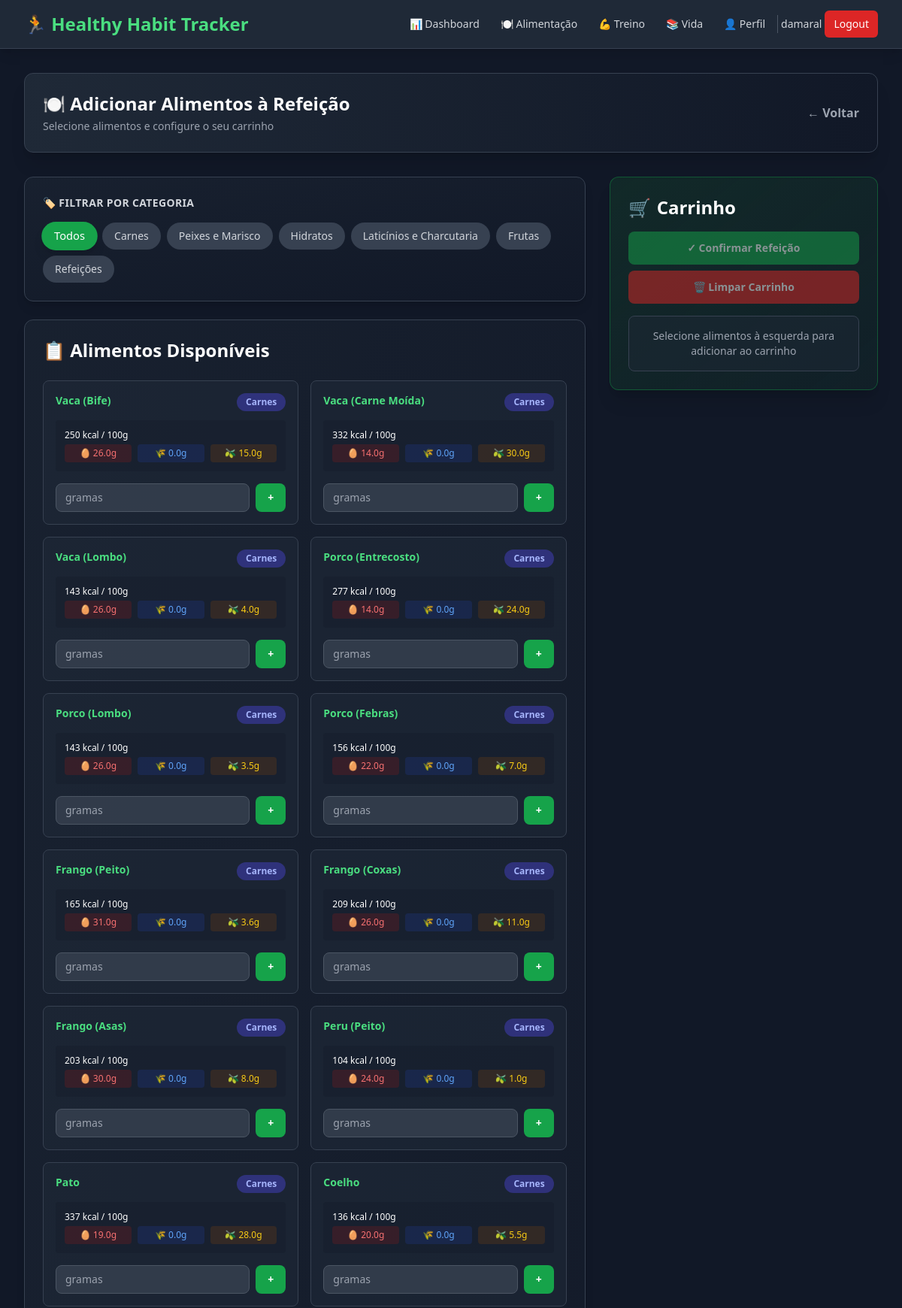
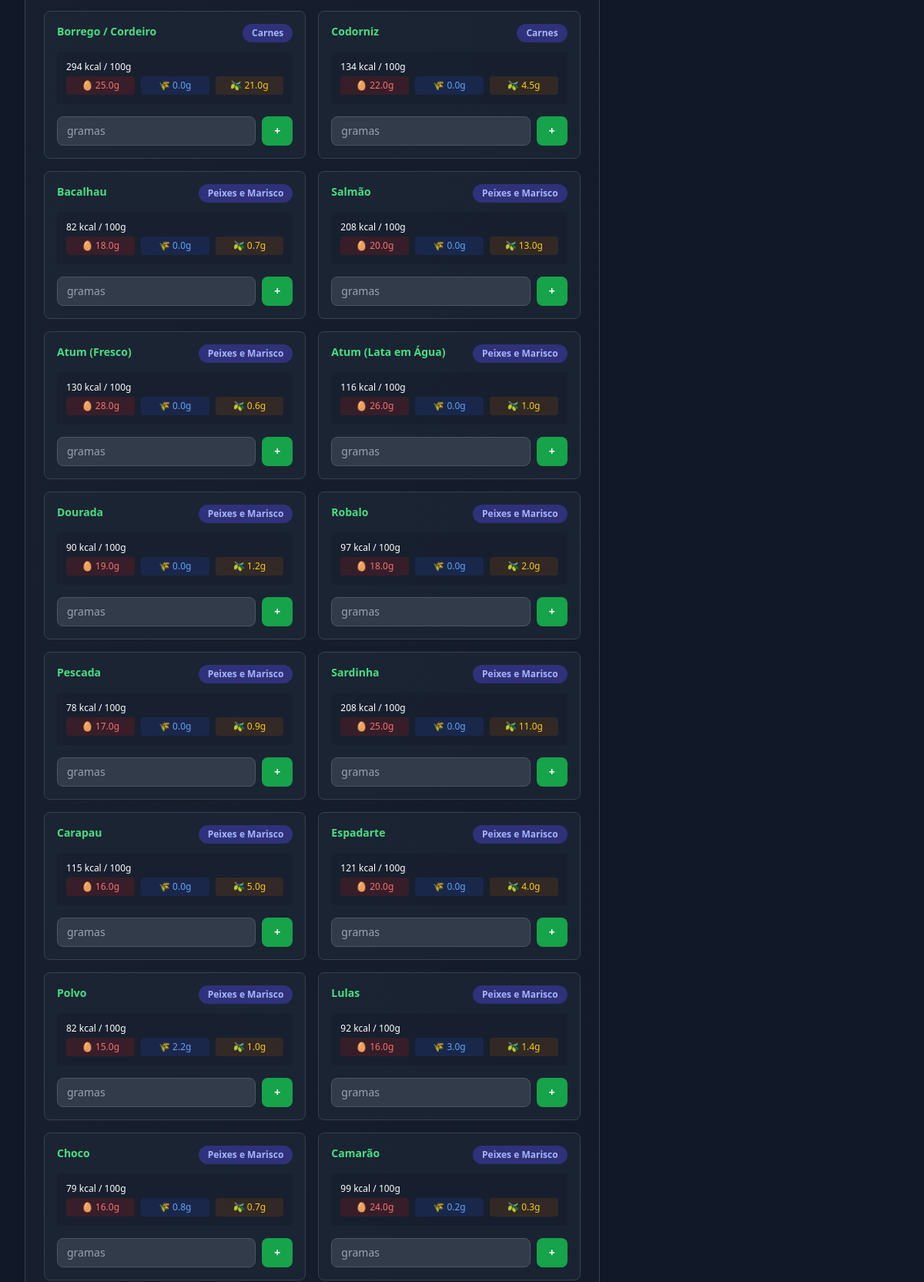
The page /adicionar_alimento (signed in, upper part) on the database its author committed (2 pictures, top to bottom).
### models.py (models this page shows)
class User(db.Model, UserMixin):
    id = db.Column(db.Integer, primary_key=True)
    username = db.Column(db.String(80), unique=True, nullable=False)
    password_hash = db.Column(db.String(128), nullable=False)
    goal_calories = db.Column(db.Integer, default=2000)
    goal_water = db.Column(db.Float, default=2.0)
    goal_weight = db.Column(db.Float, default=70.0)
    goal_workout_time = db.Column(db.Integer, default=30) # minutos por dia
    goal_workout_days = db.Column(db.Integer, default=3) # dias por semana
    goal_sleep_hours = db.Column(db.Float, default=8.0) # horas por noite
    goal_reading_pages = db.Column(db.Integer, default=20) # páginas por dia
    logs = db.relationship('DailyLog', backref='user', lazy=True)
    training_plans = db.relationship('TrainingPlan', backref='user', lazy=True)

class FoodItem(db.Model):
    id = db.Column(db.Integer, primary_key=True)
    name = db.Column(db.String(100), unique=True, nullable=False)
    calories_per_100g = db.Column(db.Integer, nullable=False)
    protein_per_100g = db.Column(db.Float, default=0.0)
    carbs_per_100g = db.Column(db.Float, default=0.0)
    fats_per_100g = db.Column(db.Float, default=0.0)
    category = db.Column(db.String(50)) # Carnes, Peixes, Hidratos, Legumes, Laticínios, Bebidas

### app.py (the view, shortened to what this page needs)
@app.route('/adicionar_alimento', methods=['GET', 'POST'])
@login_required
def adicionar_alimento():
    category_filter = request.args.get('category')
    if category_filter:
        food_items = FoodItem.query.filter_by(category=category_filter).all()
    else:
        food_items = FoodItem.query.all()
    categories = db.session.query(FoodItem.category).distinct().all()
    categories = [c[0] for c in categories if c[0]]
    log_today = get_or_create_log(current_user.id)
    if 'food_cart' not in session:
        session['food_cart'] = []
    cart_totals = {
        'calories': sum(item['calories'] for item in session['food_cart']),
        'protein': round(sum(item['protein'] for item in session['food_cart']), 1),
        'carbs': round(sum(item['carbs'] for item in session['food_cart']), 1),
        'fats': round(sum(item['fats'] for item in session['food_cart']), 1)
    }
    return render_template('adicionar_alimento.html',
                         food_items=food_items,
                         categories=categories,
                         current_category=category_filter,
                         food_cart=session['food_cart'],
                         cart_totals=cart_totals)

### app.py (called while the page is built)
@login_manager.user_loader
def load_user(user_id):
    return User.query.get(int(user_id))

def get_or_create_log(user_id, date=None):
    if date is None:
        date = datetime.utcnow().date()
    log = DailyLog.query.filter_by(user_id=user_id, date=date).first()
    if not log:
        log = DailyLog(user_id=user_id, date=date)
        db.session.add(log)
        db.session.commit()
    return log

### templates/adicionar_alimento.html (shortened to what this page needs)
{% extends "base.html" %}
{% block content %}
<div class="space-y-8">
    <div class="flex flex-col sm:flex-row justify-between items-center bg-gradient-to-r from-gray-800 to-gray-900 p-6 rounded-xl shadow-xl border border-gray-700 gap-4">
        <div>
            <h2 class="text-2xl font-bold text-white">🍽️ Adicionar Alimentos à Refeição</h2>
            <p class="text-gray-400 text-sm mt-1">Selecione alimentos e configure o seu carrinho</p>
        </div>
        <a href="{{ url_for('alimentacao') }}" class="text-gray-400 hover:text-white transition-colors font-semibold">← Voltar</a>
    </div>
    <div class="grid grid-cols-1 lg:grid-cols-3 gap-8">
        <div class="lg:col-span-2 space-y-6">
            <div class="bg-gradient-to-br from-gray-800/50 to-gray-900/30 border border-gray-700 p-6 rounded-xl shadow-lg">
                <h3 class="text-sm font-bold text-gray-300 mb-4 uppercase tracking-wide">🏷️ Filtrar por Categoria</h3>
                <div class="flex flex-wrap gap-2">
                    <a href="{{ url_for('adicionar_alimento') }}" class="px-4 py-2 rounded-full text-sm font-medium transition-all {% if not current_category %}bg-green-600 text-white shadow-lg scale-105{% else %}bg-gray-700 text-gray-300 hover:bg-gray-600{% endif %}">Todos</a>
                    {% for cat in categories %}
                    <a href="{{ url_for('adicionar_alimento', category=cat) }}" class="px-4 py-2 rounded-full text-sm font-medium transition-all {% if current_category == cat %}bg-green-600 text-white shadow-lg scale-105{% else %}bg-gray-700 text-gray-300 hover:bg-gray-600{% endif %}">{{ cat }}</a>
                    {% endfor %}
                </div>
            </div>
            <div class="bg-gradient-to-br from-gray-800/50 to-gray-900/30 border border-gray-700 p-6 rounded-xl shadow-lg">
                <h3 class="text-2xl font-bold text-white mb-6">📋 Alimentos Disponíveis</h3>
                <div class="grid grid-cols-1 md:grid-cols-2 gap-4">
                    {% for food in food_items %}
                    <div class="bg-gray-800/60 p-4 rounded-lg border border-gray-700 hover:border-green-600/50 hover:shadow-lg transition-all group">
                        <div class="flex justify-between items-start mb-3">
                            <h4 class="text-sm font-bold text-green-400 group-hover:text-green-300">{{ food.name }}</h4>
                            <span class="text-xs font-semibold bg-indigo-600/40 text-indigo-300 px-3 py-1 rounded-full">{{ food.category }}</span>
                        </div>
                        <div class="text-xs text-gray-400 mb-4 space-y-1 bg-gray-900/30 p-3 rounded">
                            <p class="font-medium text-white">{{ food.calories_per_100g }} kcal / 100g</p>
                            <div class="grid grid-cols-3 gap-2 text-xs mt-2">
                                <div class="flex items-center justify-center bg-red-900/30 py-1 rounded">
                                    <span class="text-red-400">🥚 {{ food.protein_per_100g }}g</span>
                                </div>
                                <div class="flex items-center justify-center bg-blue-900/30 py-1 rounded">
                                    <span class="text-blue-400">🌾 {{ food.carbs_per_100g }}g</span>
                                </div>
                                <div class="flex items-center justify-center bg-yellow-900/30 py-1 rounded">
                                    <span class="text-yellow-400">🫒 {{ food.fats_per_100g }}g</span>
                                </div>
                            </div>
                        </div>
                        <form method="POST" class="flex gap-2 mt-auto">
                            <input type="number" name="grams" step="0.1" required class="flex-1 px-3 py-2 bg-gray-700/80 border border-gray-600 rounded-lg text-white text-sm focus:outline-none focus:ring-2 focus:ring-green-500" placeholder="gramas">
                            <button type="submit" class="bg-green-600 hover:bg-green-700 text-white px-4 py-2 rounded-lg text-sm font-semibold transition-colors">+</button>
                        </form>
                    </div>
                    {% endfor %}
                </div>
            </div>
        </div>
        <div class="lg:col-span-1">
            <div class="bg-gradient-to-br from-green-900/30 to-green-800/10 border border-green-600/40 p-6 rounded-xl shadow-xl sticky top-20 space-y-4">
                <h3 class="text-2xl font-bold text-white flex items-center">
                    <span class="text-2xl mr-2">🛒</span> Carrinho
                </h3>
                <form method="POST" class="space-y-2">
                    {% if food_cart %}
                    <button type="submit" name="action" value="confirm_meal" class="w-full bg-gradient-to-r from-green-600 to-green-700 hover:from-green-700 hover:to-green-800 text-white px-4 py-3 rounded-lg font-semibold transition-all transform hover:scale-105 shadow-lg text-sm">
                        ✓ Confirmar Refeição
                    </button>
                    <button type="submit" name="action" value="clear_cart" class="w-full bg-gradient-to-r from-red-600 to-red-700 hover:from-red-700 hover:to-red-800 text-white px-4 py-3 rounded-lg font-semibold transition-all transform hover:scale-105 shadow-lg text-sm">
                        🗑️ Limpar Carrinho
                    </button>
                    {% else %}
                    <button type="submit" name="action" value="confirm_meal" class="w-full bg-green-600 text-white px-4 py-3 rounded-lg font-semibold text-sm opacity-50 cursor-not-allowed" disabled>
                        ✓ Confirmar Refeição
                    </button>
                    <button type="submit" name="action" value="clear_cart" class="w-full bg-red-600 text-white px-4 py-3 rounded-lg font-semibold text-sm opacity-50 cursor-not-allowed" disabled>
                        🗑️ Limpar Carrinho
                    </button>
                    {% endif %}
                </form>
                {% if not food_cart %}
                <div class="bg-gray-800/50 p-4 rounded-lg border border-gray-700 text-center">
                    <p class="text-sm text-gray-400">Selecione alimentos à esquerda para adicionar ao carrinho</p>
                </div>
                {% endif %}
            </div>
        </div>
    </div>
</div>
{% endblock %}

### templates/base.html (shortened to what this page needs)
<!DOCTYPE html>
<html lang="pt">
<head>
    <script src="https://cdn.tailwindcss.com"></script>
</head>
<body class="bg-gray-900 text-gray-100">
    <nav class="bg-gray-800 border-b border-gray-700 shadow-lg">
        <div class="max-w-7xl mx-auto px-4 sm:px-6 lg:px-8">
            <div class="flex justify-between h-16">
                <div class="flex items-center">
                    <h1 class="text-xl sm:text-2xl font-bold text-green-400">🏃 Healthy Habit Tracker</h1>
                </div>
                {% if current_user.is_authenticated %}
                <div class="hidden md:flex items-center space-x-1">
                    <a href="{{ url_for('dashboard') }}" class="{% if request.endpoint == 'dashboard' %}bg-gray-700 text-green-400{% else %}text-gray-300 hover:bg-gray-700 hover:text-white{% endif %} px-3 py-2 rounded-md text-sm font-medium transition-colors">📊 Dashboard</a>
                    <a href="{{ url_for('alimentacao') }}" class="{% if request.endpoint == 'alimentacao' %}bg-gray-700 text-green-400{% else %}text-gray-300 hover:bg-gray-700 hover:text-white{% endif %} px-3 py-2 rounded-md text-sm font-medium transition-colors">🍽️ Alimentação</a>
                    <a href="{{ url_for('treino') }}" class="{% if request.endpoint == 'treino' %}bg-gray-700 text-green-400{% else %}text-gray-300 hover:bg-gray-700 hover:text-white{% endif %} px-3 py-2 rounded-md text-sm font-medium transition-colors">💪 Treino</a>
                    <a href="{{ url_for('vida') }}" class="{% if request.endpoint == 'vida' %}bg-gray-700 text-green-400{% else %}text-gray-300 hover:bg-gray-700 hover:text-white{% endif %} px-3 py-2 rounded-md text-sm font-medium transition-colors">📚 Vida</a>
                    <a href="{{ url_for('perfil') }}" class="{% if request.endpoint == 'perfil' %}bg-gray-700 text-green-400{% else %}text-gray-300 hover:bg-gray-700 hover:text-white{% endif %} px-3 py-2 rounded-md text-sm font-medium transition-colors">👤 Perfil</a>
                    <span class="text-gray-300 text-sm mr-4">{{ current_user.username }}</span>
                    <a href="{{ url_for('logout') }}" class="bg-red-600 hover:bg-red-700 text-white px-3 py-2 rounded-md text-sm font-medium transition-colors">Logout</a>
                </div>
                {% endif %}
            </div>
        </div>
    </nav>
    <div class="max-w-7xl mx-auto px-4 sm:px-6 lg:px-8 py-8">
        {% block content %}{% endblock %}
    </div>
</body>
</html>

### rows shown on the page
User: username "damaral"
FoodItem: name "Vaca (Bife)", category "Carnes", calories_per_100g "250", protein_per_100g "26.0", carbs_per_100g "0.0", fats_per_100g "15.0"
FoodItem: name "Vaca (Carne Moída)", category "Carnes", calories_per_100g "332", protein_per_100g "14.0", carbs_per_100g "0.0", fats_per_100g "30.0"
FoodItem: name "Vaca (Lombo)", category "Carnes", calories_per_100g "143", protein_per_100g "26.0", carbs_per_100g "0.0", fats_per_100g "4.0"
FoodItem: name "Porco (Entrecosto)", category "Carnes", calories_per_100g "277", protein_per_100g "14.0", carbs_per_100g "0.0", fats_per_100g "24.0"
FoodItem: name "Porco (Lombo)", category "Carnes", calories_per_100g "143", protein_per_100g "26.0", carbs_per_100g "0.0", fats_per_100g "3.5"
FoodItem: name "Porco (Febras)", category "Carnes", calories_per_100g "156", protein_per_100g "22.0", carbs_per_100g "0.0", fats_per_100g "7.0"
FoodItem: name "Frango (Peito)", category "Carnes", calories_per_100g "165", protein_per_100g "31.0", carbs_per_100g "0.0", fats_per_100g "3.6"
FoodItem: name "Frango (Coxas)", category "Carnes", calories_per_100g "209", protein_per_100g "26.0", carbs_per_100g "0.0", fats_per_100g "11.0"
FoodItem: name "Frango (Asas)", category "Carnes", calories_per_100g "203", protein_per_100g "30.0", carbs_per_100g "0.0", fats_per_100g "8.0"
FoodItem: name "Peru (Peito)", category "Carnes", calories_per_100g "104", protein_per_100g "24.0", carbs_per_100g "0.0", fats_per_100g "1.0"
FoodItem: name "Pato", category "Carnes", calories_per_100g "337", protein_per_100g "19.0", carbs_per_100g "0.0", fats_per_100g "28.0"
FoodItem: name "Coelho", category "Carnes", calories_per_100g "136", protein_per_100g "20.0", carbs_per_100g "0.0", fats_per_100g "5.5"
FoodItem: name "Borrego / Cordeiro", category "Carnes", calories_per_100g "294", protein_per_100g "25.0", carbs_per_100g "0.0", fats_per_100g "21.0"
FoodItem: name "Codorniz", category "Carnes", calories_per_100g "134", protein_per_100g "22.0", carbs_per_100g "0.0", fats_per_100g "4.5"
FoodItem: name "Bacalhau", category "Peixes e Marisco", calories_per_100g "82", protein_per_100g "18.0", carbs_per_100g "0.0", fats_per_100g "0.7"
FoodItem: name "Salmão", category "Peixes e Marisco", calories_per_100g "208", protein_per_100g "20.0", carbs_per_100g "0.0", fats_per_100g "13.0"
FoodItem: name "Atum (Fresco)", category "Peixes e Marisco", calories_per_100g "130", protein_per_100g "28.0", carbs_per_100g "0.0", fats_per_100g "0.6"
FoodItem: name "Atum (Lata em Água)", category "Peixes e Marisco", calories_per_100g "116", protein_per_100g "26.0", carbs_per_100g "0.0", fats_per_100g "1.0"
FoodItem: name "Dourada", category "Peixes e Marisco", calories_per_100g "90", protein_per_100g "19.0", carbs_per_100g "0.0", fats_per_100g "1.2"
FoodItem: name "Robalo", category "Peixes e Marisco", calories_per_100g "97", protein_per_100g "18.0", carbs_per_100g "0.0", fats_per_100g "2.0"
FoodItem: name "Pescada", category "Peixes e Marisco", calories_per_100g "78", protein_per_100g "17.0", carbs_per_100g "0.0", fats_per_100g "0.9"
FoodItem: name "Sardinha", category "Peixes e Marisco", calories_per_100g "208", protein_per_100g "25.0", carbs_per_100g "0.0", fats_per_100g "11.0"
FoodItem: name "Carapau", category "Peixes e Marisco", calories_per_100g "115", protein_per_100g "16.0", carbs_per_100g "0.0", fats_per_100g "5.0"
FoodItem: name "Espadarte", category "Peixes e Marisco", calories_per_100g "121", protein_per_100g "20.0", carbs_per_100g "0.0", fats_per_100g "4.0"
FoodItem: name "Polvo", category "Peixes e Marisco", calories_per_100g "82", protein_per_100g "15.0", carbs_per_100g "2.2", fats_per_100g "1.0"
FoodItem: name "Lulas", category "Peixes e Marisco", calories_per_100g "92", protein_per_100g "16.0", carbs_per_100g "3.0", fats_per_100g "1.4"
FoodItem: name "Choco", category "Peixes e Marisco", calories_per_100g "79", protein_per_100g "16.0", carbs_per_100g "0.8", fats_per_100g "0.7"
FoodItem: name "Camarão", category "Peixes e Marisco", calories_per_100g "99", protein_per_100g "24.0", carbs_per_100g "0.2", fats_per_100g "0.3"

### other values the page prints
{{ cat }} "Carnes" "Peixes e Marisco" "Hidratos" "Laticínios e Charcutaria" "Frutas" "Refeições"
